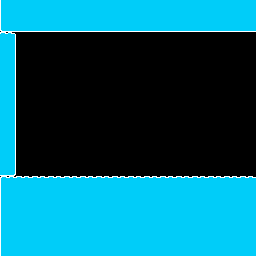

A 2D game scene composited from a Tiled map and its tileset images. What follows is a short description and the map's XML, with every tile layer's data as written:
An orthogonal 16x16 tile map with 16x16 px tiles, 1 tile layer (Map) and 2 objects (PlayerSpawn, ep_level1).

<map version="1.10" tiledversion="1.11.2" orientation="orthogonal" renderorder="right-down" width="16" height="16" tilewidth="16" tileheight="16" infinite="0" nextlayerid="4" nextobjectid="12">
 <tileset firstgid="1" source="snow.tsx" />
 <layer id="1" name="Map" width="16" height="16">
  <data encoding="csv">
8,9,9,9,9,9,9,9,9,9,9,9,9,9,9,9,
13,14,14,14,14,14,14,14,14,14,14,14,14,14,14,14,
5,0,0,0,0,0,0,0,0,0,0,0,0,0,0,0,
10,0,0,0,0,0,0,0,0,0,0,0,0,0,0,0,
10,0,0,0,0,0,0,0,0,0,0,0,0,0,0,0,
10,0,0,0,0,0,0,0,0,0,0,0,0,0,0,0,
10,0,0,0,0,0,0,0,0,0,0,0,0,0,0,0,
10,0,0,0,0,0,0,0,0,0,0,0,0,0,0,0,
10,0,0,0,0,0,0,0,0,0,0,0,0,0,0,0,
10,0,0,0,0,0,0,0,0,0,0,0,0,0,0,0,
15,0,0,0,0,0,0,0,0,0,0,0,0,0,0,0,
3,4,4,4,4,4,4,4,4,4,4,4,4,4,4,4,
8,9,9,9,9,9,9,9,9,9,9,9,9,9,9,9,
8,9,9,9,9,9,9,9,9,9,9,9,9,9,9,9,
8,9,9,9,9,9,9,9,9,9,9,9,9,9,9,9,
8,9,9,9,9,9,9,9,9,9,9,9,9,9,9,9
</data>
 </layer>
 <objectgroup id="2" name="Object">
  <object id="6" name="PlayerSpawn" x="48" y="160">
   <point />
  </object>
  <object id="11" name="ep_level1" x="256" y="0">
   <point />
  </object>
 </objectgroup>
</map>
